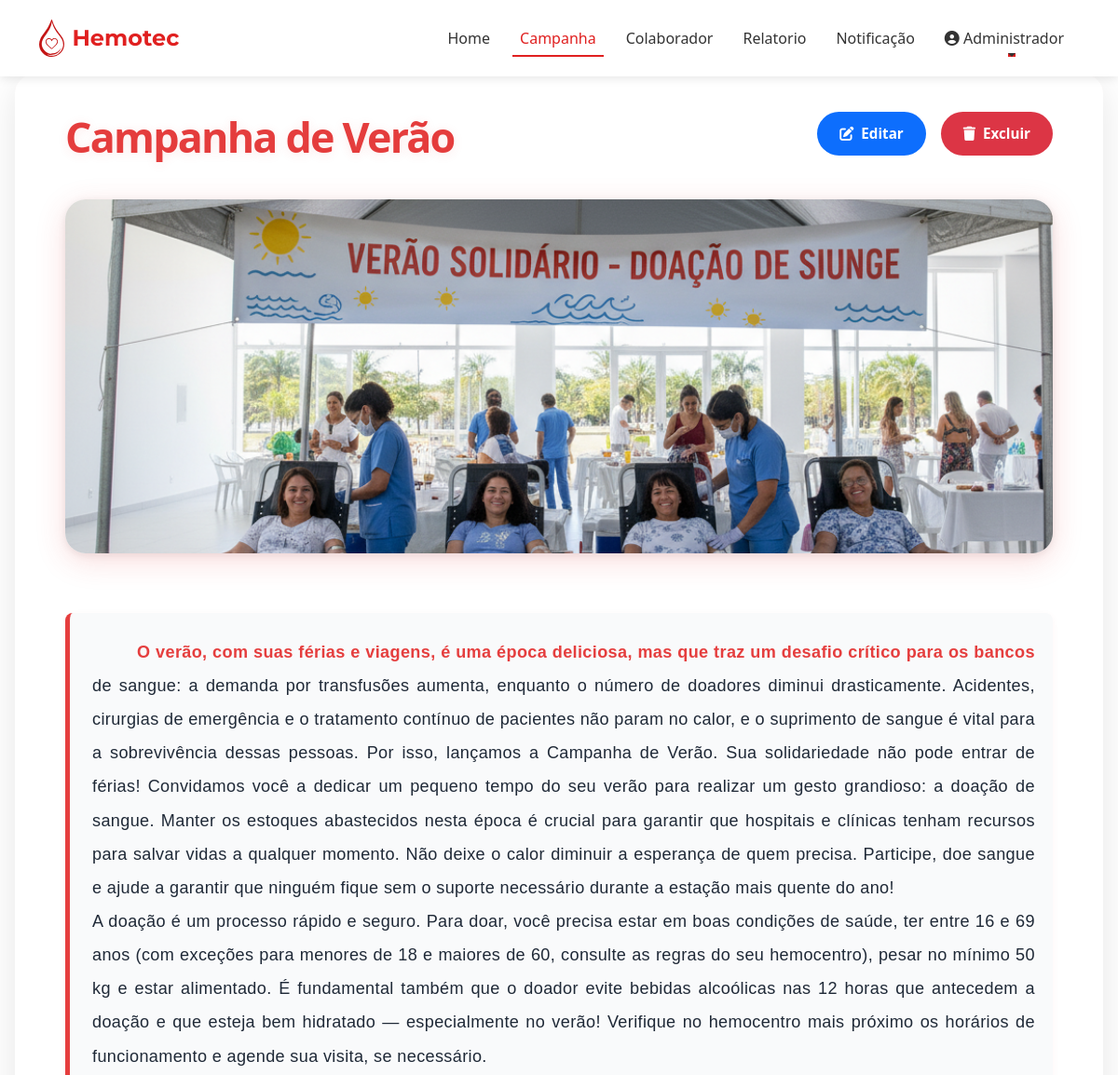
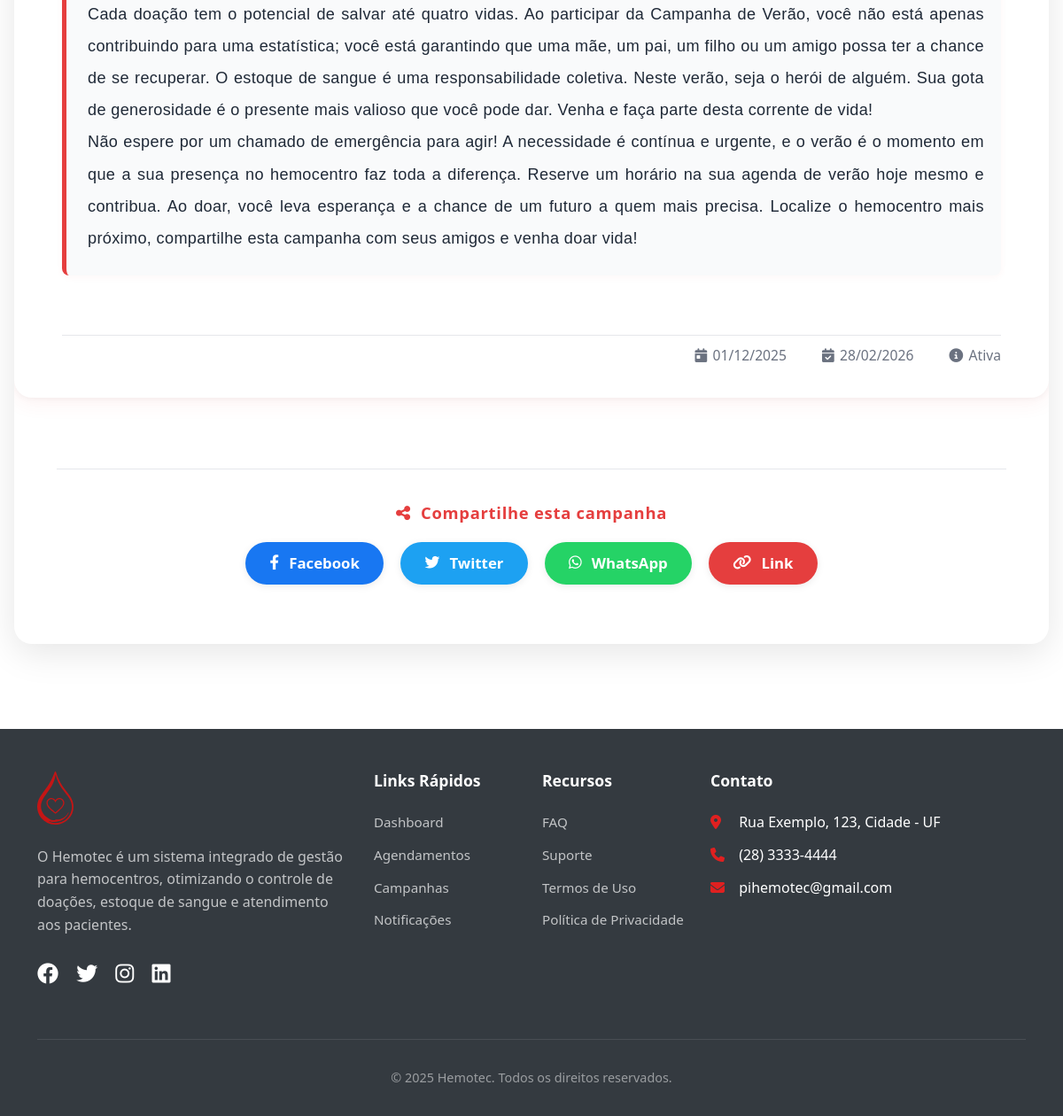
Page /administrador/campanha/detalhes/1 on the committed database (2 pictures, top to bottom).
### tables this page shows
CREATE TABLE campanha (
cod_campanha INTEGER PRIMARY KEY AUTOINCREMENT,
titulo TEXT NOT NULL,
descricao TEXT NOT NULL,
data_inicio DATE NOT NULL,
data_fim DATE NOT NULL,
status TEXT NOT NULL,
foto TEXT
);

### routes/adm_unidade/administrador_campanha_detalhes.py (the view)
@router.get("/administrador/campanha/detalhes/{cod_campanha}")
async def get_administrador_campanha_detalhes(request: Request, cod_campanha: int):
    campanha = campanha_repo.obter_por_id(cod_campanha)
    if not campanha:
        raise HTTPException(status_code=404, detail="Campanha não encontrada")
    todas_campanhas = campanha_repo.obter_todos()
    campanhas_relacionadas = [c for c in todas_campanhas if c.cod_campanha != cod_campanha and c.status == 1][:3]
    response = templates.TemplateResponse("adm_unidade/administrador_campanha_detalhes.html", {
        "request": request,
        "active_page": "campanha",
        "campanha": campanha,
        "campanhas_relacionadas": campanhas_relacionadas,
        "hoje": date.today()
    })
    return response

### templates/adm_unidade/administrador_campanha_detalhes.html (shortened to what this page needs)
{% extends "adm_unidade/administrador__base.html" %}
{% block custom_css %}
<link href="/static/css/adm_unidade/administrador_campanha_detalhes.css" rel="stylesheet">
{% endblock %}
{% block conteudo %}
{% set status_campanha = 'Próxima' if campanha.data_inicio > hoje else ('Ativa' if campanha.data_fim >= hoje else 'Encerrada') %}
<div class="campaign-container" style="padding-top: 80px;">
    <div class="campaign-card">
        <div class="campaign-header-modern">
            <div class="d-flex justify-content-between align-items-start w-100 mb-3">
                <h1 class="campaign-title-modern flex-grow-1">{{ campanha.titulo }}</h1>
                <div class="action-buttons">
                    <a href="/administrador/campanha/alterar/{{ campanha.cod_campanha }}" class="btn btn-primary btn-action">
                        <i class="fas fa-edit me-2"></i>Editar
                    </a>
                    <a href="/administrador/campanha/excluir/{{ campanha.cod_campanha }}" class="btn btn-danger btn-action">
                        <i class="fas fa-trash me-2"></i>Excluir
                    </a>
                </div>
            </div>
            <img src="{{ campanha.foto }}" alt="Imagem da campanha" class="campaign-image" />
            <p class="campaign-description-modern">{{ campanha.descricao | replace('\n', '<br>') | safe }}</p>
                <div class="campaign-info-footer">
                    <span class="info-footer-item"><i class="fas fa-calendar-day"></i> {{ campanha.data_inicio.strftime('%d/%m/%Y') }}</span>
                    <span class="info-footer-item"><i class="fas fa-calendar-check"></i> {{ campanha.data_fim.strftime('%d/%m/%Y') }}</span>
                    <span class="info-footer-item"><i class="fas fa-info-circle"></i> {{ status_campanha }}</span>
                </div>
        </div>
        <div class="campaign-body">
            <div class="share-section">
                <div class="share-section-modern">
                    <p class="share-text-modern"><i class="fas fa-share-alt"></i> Compartilhe esta campanha</p>
                    <div class="share-buttons-modern">
                        <button class="share-btn-modern facebook" data-platform="facebook">
                            <i class="fab fa-facebook-f"></i> Facebook
                        </button>
                        <button class="share-btn-modern twitter" data-platform="twitter">
                            <i class="fab fa-twitter"></i> Twitter
                        </button>
                        <button class="share-btn-modern whatsapp" data-platform="whatsapp">
                            <i class="fab fa-whatsapp"></i> WhatsApp
                        </button>
                        <button class="share-btn-modern link" data-platform="link">
                            <i class="fas fa-link"></i> Link
                        </button>
                    </div>
                </div>
            </div>
        </div>
    </div>
</div>
{% endblock %}

### templates/adm_unidade/administrador__base.html (shortened to what this page needs)
<!DOCTYPE html>
<html lang="pt-br">
    <head>
        <link href="https://cdn.jsdelivr.net/npm/bootstrap@5.3.0-alpha1/dist/css/bootstrap.min.css" rel="stylesheet">
        <link rel="stylesheet" href="https://cdnjs.cloudflare.com/ajax/libs/font-awesome/6.4.0/css/all.min.css">
        <link rel="stylesheet" href="/static/css/adm_unidade/administrador__base.css">
        {% block custom_css %}
        {% endblock %}
    </head>
    <body>
        <nav class="navbar navbar-expand-lg navbar-light fixed-top">
            <div class="container">
                <a class="navbar-brand d-flex align-items-center" href="/administrador">
                    <img src="/static/img/logo_vermelha.svg" alt="Hemotec Logo">
                    <span class="ms-2">Hemotec</span>
                </a>
                <div class="collapse navbar-collapse" id="navbarNav">
                    <ul class="navbar-nav ms-auto">
                        <li class="nav-item">
                            <a class="nav-link {% if active_page == 'home' %}active{% endif %}" href="/administrador">Home</a>
                        </li>
                        <li class="nav-item">
                            <a class="nav-link {% if active_page == 'campanha' %}active{% endif %}" href="/administrador/campanha">Campanha</a>
                        </li>
                        <li class="nav-item">
                            <a class="nav-link {% if active_page == 'colaborador' %}active{% endif %}" href="/administrador/colaboradores">Colaborador</a>
                        </li>
                        <li class="nav-item">
                            <a class="nav-link {% if active_page == 'relatorio' %}active{% endif %}" href="/administrador/relatorio">Relatorio</a>
                        </li>
                        <li class="nav-item">
                            <a class="nav-link {% if active_page == 'notificacao' %}active{% endif %}" href="/administrador/notificacao">Notificação</a>
                        </li>
                        <li class="nav-item dropdown ">
                            <a
                                class="nav-link dropdown-toggle {% if active_page == 'perfil' %}active{% endif %}"
                                href="#"
                                id="navbarDropdown"
                                role="button"
                                data-bs-toggle="dropdown"
                                aria-expanded="false"
                            >
                                <i class="fas fa-user-circle"></i>
                                {{ usuario.nome if usuario else 'Administrador' }}
                            </a>
                        </li>
                    </ul>
                </div>
            </div>
        </nav>
        {% block conteudo %}
        {% endblock %}
        <footer class="footer">
            <div class="container">
                <div class="row">
                    <div class="col-lg-4 col-md-6 mb-4">
                        <img src="/static/img/logo_vermelha.svg" alt="Hemotec Logo" class="footer-logo">
                        <p class="footer-text">O Hemotec é um sistema integrado de gestão para hemocentros, otimizando o controle de doações, estoque de sangue e atendimento aos pacientes.</p>
                        <div class="social-icons">
                            <a href="#" aria-label="Facebook">
                                <i class="fab fa-facebook"></i>
                            </a>
                            <a href="#" aria-label="Twitter">
                                <i class="fab fa-twitter"></i>
                            </a>
                            <a href="#" aria-label="Instagram">
                                <i class="fab fa-instagram"></i>
                            </a>
                            <a href="#" aria-label="LinkedIn">
                                <i class="fab fa-linkedin"></i>
                            </a>
                        </div>
                    </div>
                    <div class="col-lg-2 col-md-6 col-sm-6 mb-4">
                        <div class="footer-links">
                            <h5>Links Rápidos</h5>
                            <ul>
                                <li>
                                    <a href="/doador">Dashboard</a>
                                </li>
                                <li>
                                    <a href="/doador/agendamento">Agendamentos</a>
                                </li>
                                <li>
                                    <a href="/doador/campanha">Campanhas</a>
                                </li>
                                <li>
                                    <a href="/doador/notificacao">Notificações</a>
                                </li>
                            </ul>
                        </div>
                    </div>
                    <div class="col-lg-2 col-md-6 col-sm-6 mb-4">
                        <div class="footer-links">
                            <h5>Recursos</h5>
                            <ul>
                                <li>
                                    <a href="#" data-bs-toggle="modal" data-bs-target="#helpModal">FAQ</a>
                                </li>
                                <li>
                                    <a href="#" data-bs-toggle="modal" data-bs-target="#helpModal">Suporte</a>
                                </li>
                                <li>
                                    <a href="#">Termos de Uso</a>
                                </li>
                                <li>
                                    <a href="#">Política de Privacidade</a>
                                </li>
                            </ul>
                        </div>
                    </div>
                    <div class="col-lg-4 col-md-6 mb-4">
                        <div class="footer-links">
                            <h5>Contato</h5>
                            <ul>
                                <li>
                                    <i class="fas fa-map-marker-alt me-2"></i>
                                    Rua Exemplo, 123, Cidade - UF
                                </li>
                                <li>
                                    <i class="fas fa-phone me-2"></i>
                                    (28) 3333-4444
                                </li>
                                <li>
                                    <i class="fas fa-envelope me-2"></i>
                                    pihemotec@gmail.com
                                </li>
                            </ul>
                        </div>
                    </div>
                </div>
                <div class="copyright">
                    &copy; 2025 Hemotec. Todos os direitos reservados.
                </div>
            </div>
        </footer>
    </body>
</html>

### static/css/adm_unidade/administrador__base.css (style rules this page uses)
:root { --hemotec-red: #e02020; --hemotec-dark-red: #c01010; --hemotec-light-red: #ff4040; --hemotec-bg-light: #f8f9fa; --hemotec-text-dark: #333333; --hemotec-accent: #0066cc; --hemotec-success: #28a745; --hemotec-warning: #ffc107; }
.footer { background-color: #343a40; color: white; padding: 3rem 0 2rem; margin-top: 4rem; }
.footer-logo { height: 60px; margin-bottom: 1.5rem; }
.footer-text { color: rgba(255, 255, 255, 0.7); margin-bottom: 1.5rem; line-height: 1.6; }
.footer-links h5 { color: white; font-weight: 600; margin-bottom: 1.5rem; font-size: 1.1rem; }
.footer-links ul { list-style: none; padding-left: 0; }
.footer-links li { margin-bottom: 0.8rem; }
.footer-links a { color: rgba(255, 255, 255, 0.7); text-decoration: none; transition: all 0.3s ease; font-size: 0.95rem; }
.footer-links i { width: 20px; color: var(--hemotec-red); }
.social-icons { margin-top: 1.5rem; }
.social-icons a { color: white; font-size: 1.5rem; margin-right: 1rem; transition: all 0.3s ease; display: inline-block; }
.copyright { text-align: center; padding-top: 2rem; margin-top: 2rem; border-top: 1px solid rgba(255, 255, 255, 0.1); color: rgba(255, 255, 255, 0.5); font-size: 0.9rem; }
.navbar { background-color: white; box-shadow: 0 2px 10px rgba(0, 0, 0, 0.1); transition: all 0.3s ease; padding: 1rem 0; }
.navbar-brand { font-family: 'Montserrat', sans-serif; font-weight: 700; color: var(--hemotec-red) !important; font-size: 1.5rem; }
.navbar-brand img { height: 40px; }
.nav-link { font-weight: 500; color: var(--hemotec-text-dark) !important; transition: all 0.3s ease; position: relative; margin: 0 0.5rem; }
.nav-link.active { color: var(--hemotec-red) !important; }
.nav-link::after { content: ''; position: absolute; width: 0; height: 2px; bottom: 0; left: 50%; background-color: var(--hemotec-red); transition: all 0.3s ease; }
.nav-link:hover::after, .nav-link.active::after { width: 100%; left: 0; }

### rows in the picture
campanha: titulo "Campanha de Verão", foto (picture), descricao "O verão, com suas férias e viagens, é uma época deliciosa, mas que traz um desafio crítico para os bancos de sangue: a demanda por transfusões aumenta, enquanto o número de doadores diminui drasticamente. Acidentes, cirurgias de emergência e o tratamento contínuo de pacientes não param no calor, e o suprimento de sangue é vital para a sobrevivência dessas pessoas. Por isso, lançamos a Campanha de Verão. Sua solidariedade não pode entrar de férias! Convidamos você a dedicar um pequeno tempo do seu verão para realizar um gesto grandioso: a doação de sangue. Manter os estoques abastecidos nesta época é crucial para garantir que hospitais e clínicas tenham recursos para salvar vidas a qualquer…"

### other values in the picture
{{ usuario.nome if usuario else 'Administrador' }} "Administrador"
{{ campanha.data_inicio.strftime('%d/%m/%Y') }} "01/12/2025"
{{ campanha.data_fim.strftime('%d/%m/%Y') }} "28/02/2026"
{{ status_campanha }} "Ativa"
